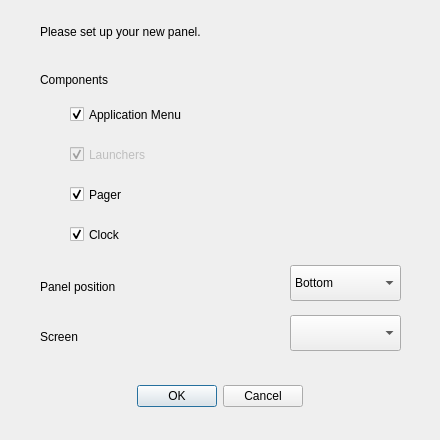
<?xml version="1.0" encoding="UTF-8"?>
<ui version="4.0">
 <class>AddPanelDialog</class>
 <widget class="QDialog" name="AddPanelDialog">
  <property name="geometry">
   <rect>
    <x>0</x>
    <y>0</y>
    <width>440</width>
    <height>440</height>
   </rect>
  </property>
  <property name="windowTitle">
   <string>Add Panel</string>
  </property>
  <widget class="QDialogButtonBox" name="buttonBox">
   <property name="geometry">
    <rect>
     <x>20</x>
     <y>380</y>
     <width>400</width>
     <height>32</height>
    </rect>
   </property>
   <property name="orientation">
    <enum>Qt::Horizontal</enum>
   </property>
   <property name="standardButtons">
    <set>QDialogButtonBox::Cancel|QDialogButtonBox::Ok</set>
   </property>
   <property name="centerButtons">
    <bool>true</bool>
   </property>
  </widget>
  <widget class="QLabel" name="positionLabel">
   <property name="geometry">
    <rect>
     <x>40</x>
     <y>275</y>
     <width>210</width>
     <height>23</height>
    </rect>
   </property>
   <property name="text">
    <string>Panel position</string>
   </property>
  </widget>
  <widget class="QComboBox" name="position">
   <property name="geometry">
    <rect>
     <x>290</x>
     <y>265</y>
     <width>111</width>
     <height>36</height>
    </rect>
   </property>
   <property name="currentIndex">
    <number>1</number>
   </property>
   <item>
    <property name="text">
     <string>Top</string>
    </property>
   </item>
   <item>
    <property name="text">
     <string>Bottom</string>
    </property>
   </item>
   <item>
    <property name="text">
     <string>Left</string>
    </property>
   </item>
   <item>
    <property name="text">
     <string>Right</string>
    </property>
   </item>
  </widget>
  <widget class="QLabel" name="screenLabel">
   <property name="geometry">
    <rect>
     <x>40</x>
     <y>325</y>
     <width>210</width>
     <height>23</height>
    </rect>
   </property>
   <property name="text">
    <string>Screen</string>
   </property>
  </widget>
  <widget class="QComboBox" name="screen">
   <property name="geometry">
    <rect>
     <x>290</x>
     <y>315</y>
     <width>111</width>
     <height>36</height>
    </rect>
   </property>
  </widget>
  <widget class="QLabel" name="componentsLabel">
   <property name="geometry">
    <rect>
     <x>40</x>
     <y>68</y>
     <width>300</width>
     <height>23</height>
    </rect>
   </property>
   <property name="text">
    <string>Components</string>
   </property>
  </widget>
  <widget class="QCheckBox" name="showApplicationMenu">
   <property name="geometry">
    <rect>
     <x>70</x>
     <y>100</y>
     <width>300</width>
     <height>29</height>
    </rect>
   </property>
   <property name="text">
    <string>Application Menu</string>
   </property>
   <property name="checked">
    <bool>true</bool>
   </property>
  </widget>
  <widget class="QCheckBox" name="showLaunchers">
   <property name="enabled">
    <bool>false</bool>
   </property>
   <property name="geometry">
    <rect>
     <x>70</x>
     <y>140</y>
     <width>300</width>
     <height>29</height>
    </rect>
   </property>
   <property name="text">
    <string>Launchers</string>
   </property>
   <property name="checked">
    <bool>true</bool>
   </property>
  </widget>
  <widget class="QCheckBox" name="showPager">
   <property name="geometry">
    <rect>
     <x>70</x>
     <y>180</y>
     <width>300</width>
     <height>29</height>
    </rect>
   </property>
   <property name="text">
    <string>Pager</string>
   </property>
   <property name="checked">
    <bool>true</bool>
   </property>
  </widget>
  <widget class="QCheckBox" name="showClock">
   <property name="geometry">
    <rect>
     <x>70</x>
     <y>220</y>
     <width>300</width>
     <height>29</height>
    </rect>
   </property>
   <property name="text">
    <string>Clock</string>
   </property>
   <property name="checked">
    <bool>true</bool>
   </property>
  </widget>
  <widget class="QLabel" name="headerLabel">
   <property name="geometry">
    <rect>
     <x>40</x>
     <y>20</y>
     <width>361</width>
     <height>23</height>
    </rect>
   </property>
   <property name="text">
    <string>Please set up your new panel.</string>
   </property>
  </widget>
 </widget>
 <resources/>
 <connections>
  <connection>
   <sender>buttonBox</sender>
   <signal>accepted()</signal>
   <receiver>AddPanelDialog</receiver>
   <slot>accept()</slot>
   <hints>
    <hint type="sourcelabel">
     <x>248</x>
     <y>254</y>
    </hint>
    <hint type="destinationlabel">
     <x>157</x>
     <y>274</y>
    </hint>
   </hints>
  </connection>
  <connection>
   <sender>buttonBox</sender>
   <signal>rejected()</signal>
   <receiver>AddPanelDialog</receiver>
   <slot>reject()</slot>
   <hints>
    <hint type="sourcelabel">
     <x>316</x>
     <y>260</y>
    </hint>
    <hint type="destinationlabel">
     <x>286</x>
     <y>274</y>
    </hint>
   </hints>
  </connection>
 </connections>
</ui>
